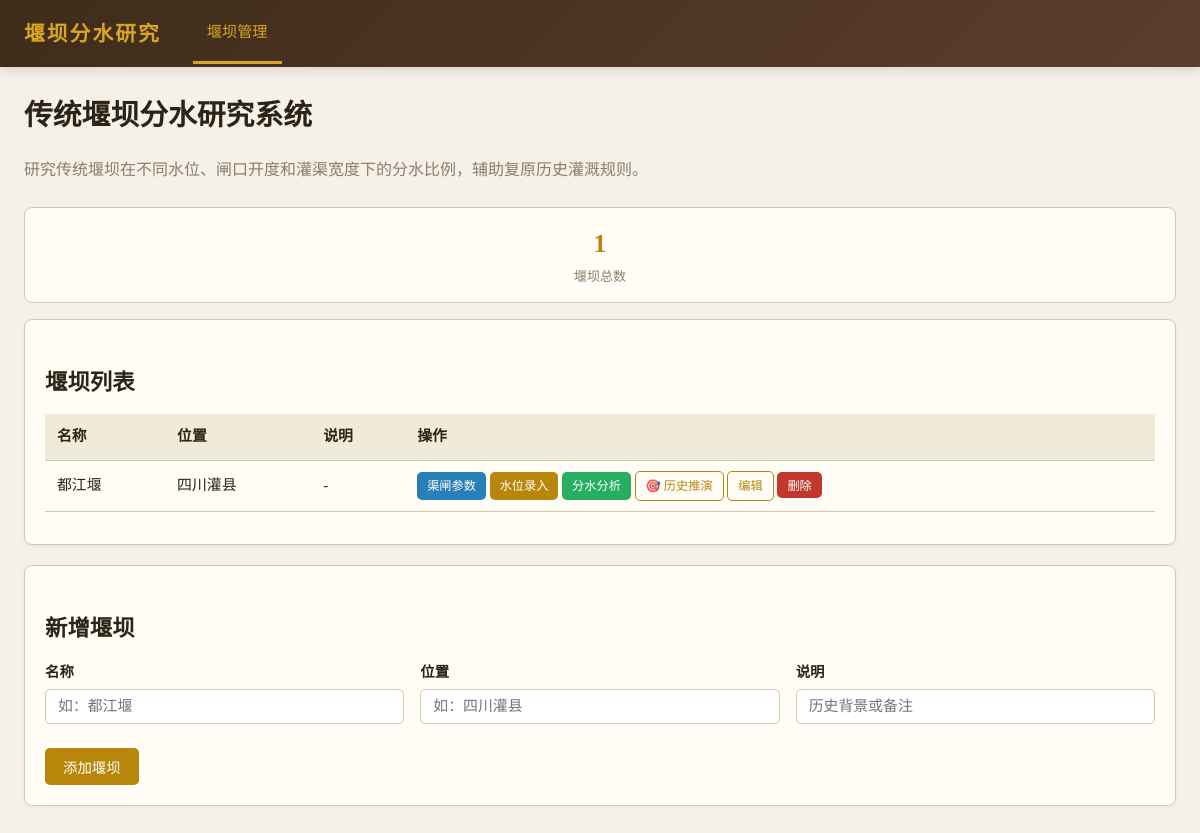
Before: / with the older database file.
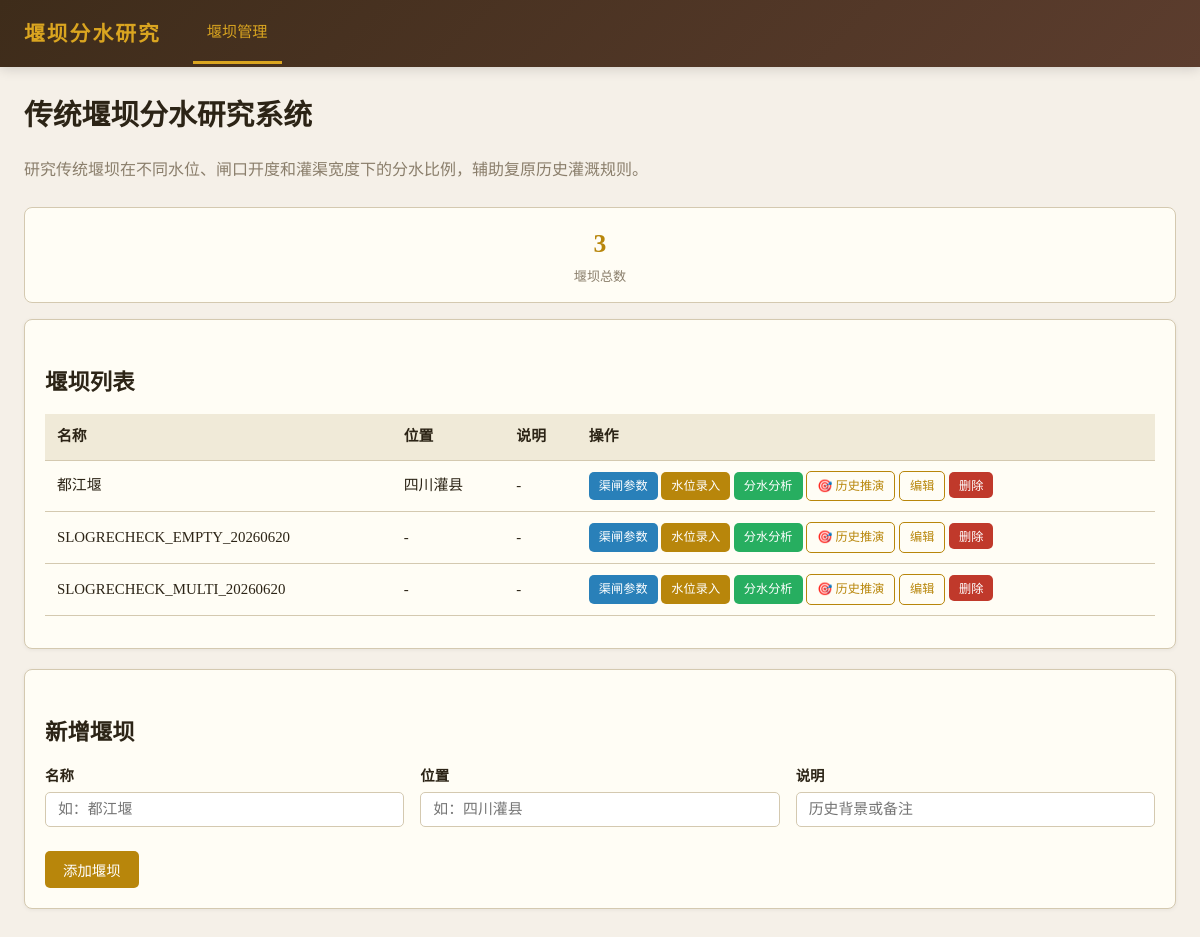
After: the same page with the newer database file.
### tables this page shows
CREATE TABLE weirs (
            id INTEGER PRIMARY KEY AUTOINCREMENT,
            name TEXT NOT NULL,
            location TEXT DEFAULT '',
            description TEXT DEFAULT ''
        );

### app/routers/weirs.py (the view)
@router.get("/", response_class=HTMLResponse)
def index(request: Request):
    db = get_db()
    weirs = db.execute("SELECT * FROM weirs ORDER BY id").fetchall()
    db.close()
    return getattr(request.app.state, "templates", None).TemplateResponse(request, "index.html", {"weirs": weirs})

### app/templates/index.html (shortened to what this page needs)
{% extends "base.html" %}
{% block nav_weirs %}class="active"{% endblock %}
{% block content %}
<h1>传统堰坝分水研究系统</h1>
<p style="color: var(--muted); margin-bottom: 24px;">研究传统堰坝在不同水位、闸口开度和灌渠宽度下的分水比例，辅助复原历史灌溉规则。</p>
<div class="stat-row">
    <div class="stat-card">
        <div class="stat-value">{{ weirs|length }}</div>
        <div class="stat-label">堰坝总数</div>
    </div>
</div>
<div class="card">
    <h2>堰坝列表</h2>
    {% if weirs %}
    <table>
        <thead>
            <tr><th>名称</th><th>位置</th><th>说明</th><th>操作</th></tr>
        </thead>
        <tbody>
            {% for w in weirs %}
            <tr>
                <td>{{ w.name }}</td>
                <td>{{ w.location or '-' }}</td>
                <td>{{ w.description or '-' }}</td>
                <td>
                    <a href="/weirs/{{ w.id }}/canals" class="btn btn-sm btn-info">渠闸参数</a>
                    <a href="/weirs/{{ w.id }}/waterlevels" class="btn btn-sm btn-primary">水位录入</a>
                    <a href="/weirs/{{ w.id }}/schemes" class="btn btn-sm btn-success">分水分析</a>
                    <a href="/weirs/{{ w.id }}/scenarios" class="btn btn-sm btn-outline">🎯 历史推演</a>
                    <a href="/weirs/{{ w.id }}/edit" class="btn btn-sm btn-outline">编辑</a>
                    <form method="post" action="/weirs/{{ w.id }}/delete" style="display:inline" onsubmit="return confirm('确定删除该堰坝？所有关联数据将一并删除。')">
                        <button type="submit" class="btn btn-sm btn-danger">删除</button>
                    </form>
                </td>
            </tr>
            {% endfor %}
        </tbody>
    </table>
    {% else %}
    <div class="empty-state">
        <div class="icon">🏜️</div>
        <p>尚未创建堰坝，请先添加一座堰坝</p>
    </div>
    {% endif %}
</div>
<div class="card">
    <h2>新增堰坝</h2>
    <form method="post" action="/weirs">
        <div class="form-row">
            <div class="form-group">
                <label>名称</label>
                <input type="text" name="name" required placeholder="如：都江堰">
            </div>
            <div class="form-group">
                <label>位置</label>
                <input type="text" name="location" placeholder="如：四川灌县">
            </div>
            <div class="form-group">
                <label>说明</label>
                <input type="text" name="description" placeholder="历史背景或备注">
            </div>
        </div>
        <div style="margin-top:12px">
            <button type="submit" class="btn btn-primary">添加堰坝</button>
        </div>
    </form>
</div>
{% endblock %}

### app/templates/base.html (shortened to what this page needs)
<!DOCTYPE html>
<html lang="zh-CN">
<head>
</head>
<body>
    <nav>
        <div class="nav-inner">
            <a href="/" class="brand">堰坝分水研究</a>
            <ul class="nav-links">
                <li><a href="/weirs" {% block nav_weirs %}{% endblock %}>堰坝管理</a></li>
            </ul>
        </div>
    </nav>
    <div class="container">
        {% block content %}{% endblock %}
    </div>
</body>
</html>

### app/templates/base.html (style rules this page uses)
:root { --bg: #f5f0e8; --fg: #2c2416; --muted: #8a7e6b; --accent: #b8860b; --accent-light: #daa520; --card: #fffdf5; --border: #d4c9b0; --danger: #c0392b; --success: #27ae60; --info: #2980b9; }
* { margin: 0; padding: 0; box-sizing: border-box; }
body { font-family: "Noto Serif SC", "Songti SC", Georgia, serif; background: var(--bg); color: var(--fg); line-height: 1.7; }
nav { background: linear-gradient(135deg, #3e2c1a 0%, #5c3d2e 100%); color: #f5f0e8; padding: 0; box-shadow: 0 2px 12px rgba(0,0,0,0.15); }
nav .nav-inner { max-width: 1200px; margin: 0 auto; display: flex; align-items: center; padding: 0 24px; }
nav .brand { font-size: 1.3em; font-weight: 700; padding: 16px 0; letter-spacing: 2px; text-decoration: none; color: #daa520; }
nav .nav-links { display: flex; gap: 4px; margin-left: 32px; list-style: none; }
nav .nav-links a { color: #d4c9b0; text-decoration: none; padding: 16px 14px; display: block; font-size: 0.95em; transition: color 0.2s, border-bottom-color 0.2s; border-bottom: 3px solid transparent; }
nav .nav-links a:hover, nav .nav-links a.active { color: #daa520; border-bottom-color: #daa520; }
.container { max-width: 1200px; margin: 0 auto; padding: 24px; }
h1 { font-size: 1.8em; margin-bottom: 16px; color: var(--fg); }
h2 { font-size: 1.4em; margin: 24px 0 12px; color: var(--fg); }
.card { background: var(--card); border: 1px solid var(--border); border-radius: 8px; padding: 20px; margin-bottom: 20px; box-shadow: 0 1px 4px rgba(0,0,0,0.06); }
table { width: 100%; border-collapse: collapse; margin: 12px 0; }
th, td { padding: 10px 12px; text-align: left; border-bottom: 1px solid var(--border); font-size: 0.93em; }
th { background: #f0ead8; font-weight: 600; color: var(--fg); }
.btn { display: inline-block; padding: 8px 18px; border: none; border-radius: 5px; font-size: 0.9em; cursor: pointer; text-decoration: none; transition: all 0.2s; font-family: inherit; }
.btn-primary { background: var(--accent); color: #fff; }
.btn-danger { background: var(--danger); color: #fff; }
.btn-success { background: var(--success); color: #fff; }
.btn-info { background: var(--info); color: #fff; }
.btn-sm { padding: 4px 10px; font-size: 0.82em; }
.btn-outline { background: transparent; border: 1px solid var(--accent); color: var(--accent); }
form { display: inline; }
.form-group { margin-bottom: 12px; }
.form-group label { display: block; margin-bottom: 4px; font-weight: 600; font-size: 0.9em; color: var(--fg); }
.form-group input, .form-group select, .form-group textarea { width: 100%; max-width: 400px; padding: 8px 12px; border: 1px solid var(--border); border-radius: 5px; font-size: 0.93em; font-family: inherit; background: #fff; }
.form-row { display: flex; gap: 16px; flex-wrap: wrap; }
.form-row .form-group { flex: 1; min-width: 180px; }
.stat-row { display: flex; gap: 16px; flex-wrap: wrap; margin-bottom: 16px; }
.stat-card { flex: 1; min-width: 140px; background: var(--card); border: 1px solid var(--border); border-radius: 8px; padding: 14px; text-align: center; }
.stat-card .stat-value { font-size: 1.6em; font-weight: 700; color: var(--accent); }
.stat-card .stat-label { font-size: 0.82em; color: var(--muted); }

Changed rows visible on the page:
added weirs: name "SLOGRECHECK_EMPTY_20260620", location "-", description "-"
added weirs: name "SLOGRECHECK_MULTI_20260620", location "-", description "-"
Other visible differences:
{{ weirs|length }}: "1" → "3"
